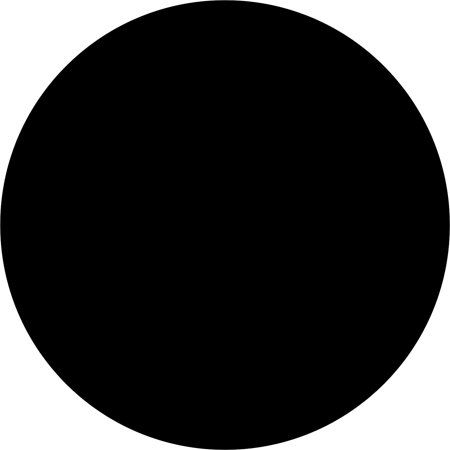
#> input picture imgs/shapes/blob00.jpeg, 450 x 450 px
$ jupyter execute --allow-errors 03-shape-representation.ipynb
#> lines starting #> are read from the running program, lines starting #| are printed output that depends on the picture; after the words box and inside, x2 and y2 are one past the last pixel; in counts of white or black regions, pixels touching at a corner belong together
#> further down, img is the input picture: shape (450, 450, 3); min 0, max 255, mean 55
#> `img = transform.resize(img, (50, 50))`:
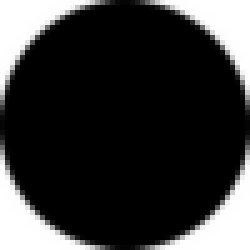
#> img: shape (50, 50) float64 (shown 5 times larger); min 0, max 255, mean 54.9
#> `img = (img<100).astype(np.uint8)`:
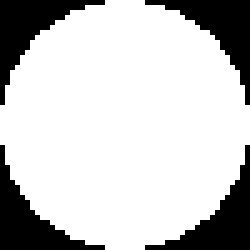
#> img: shape (50, 50) (shown 5 times larger); values 0 (black) and 1 (white), 77.8% white; 4 black regions, box (x1, y1, x2, y2) and area: (0, 0, 21, 21) 139, (29, 0, 50, 21) 139, (0, 29, 21, 50) 139, (29, 29, 50, 50) 139
#> pass 2 of the loop `for name in imgs_name:`:
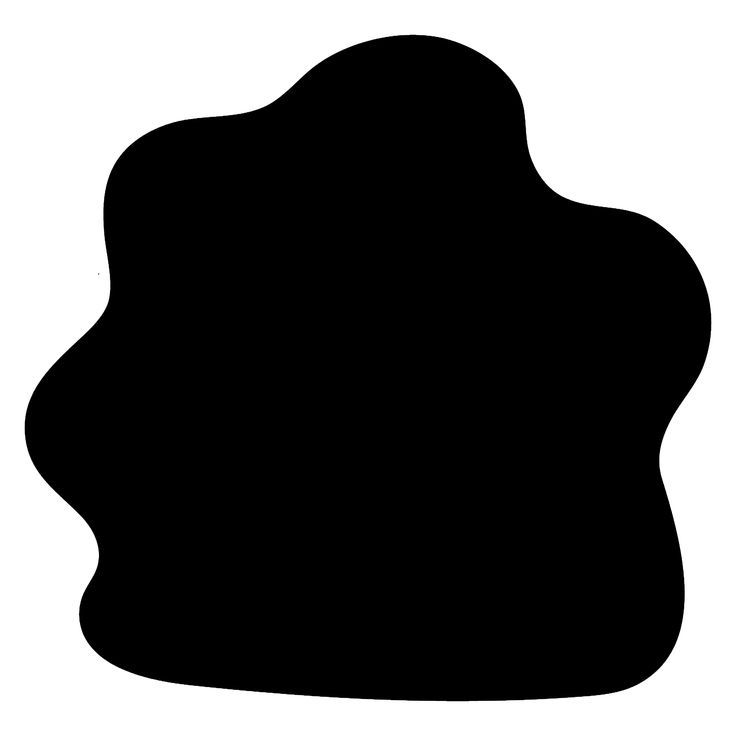
#> input picture imgs/shapes/blob01.jpeg, 736 x 736 px
#> img is the input picture: shape (736, 736, 3); min 0, max 255, mean 92.2
#> `img = transform.resize(img, (50, 50))`:
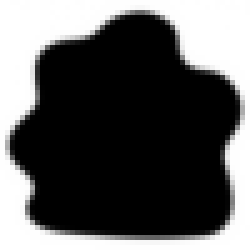
#> img: shape (50, 50) float64 (shown 5 times larger); min 0, max 255, mean 92.2
#> `img = (img<100).astype(np.uint8)`:
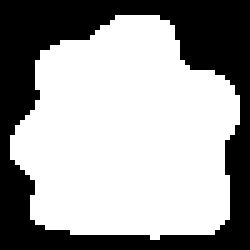
#> img: shape (50, 50) (shown 5 times larger); values 0 (black) and 1 (white), 62.7% white; 1 black region, box (x1, y1, x2, y2) and area: (0, 0, 50, 50) 933
[cell 1]
import math
import numpy as np
import matplotlib.pyplot as plt
from skimage import io
from skimage import transform

import cv2 as cv

[cell 2]
imgs_name = [
  "imgs/shapes/blob00.jpeg",
  "imgs/shapes/blob01.jpeg",
  "imgs/shapes/blob02.jpeg",
  "imgs/shapes/blob03.jpeg",
  "imgs/shapes/blob04.jpeg",
  "imgs/shapes/blob05.jpeg",
  "imgs/shapes/blob06.jpeg",
]

imgs = []

#> (the rest of this cell did not finish here and is left out)

# Global descriptors

* $A \subset \mathbb{R^2}$ a shape
* $\Phi : \mathcal{P}( \mathbb{R^2} ) \to \mathbb{R^p} $ a descriptor that is not changed by some geometric transformations $T$ :
$$\Phi(T.A) = \Phi(A)$$
* The considered transformations are :
  * **Translation** by $t$ : $ \quad T(x) = x + t $
  * **Rotation** of angle $\theta$ ($M_\theta$ the rotation matrix) : $ \quad T(x) = M_\theta . x $
  * **Zoom** of magnitude $s \in \mathbb{R} $ : $ \quad T(x) = s . x $
  * **Affine transformations** $p$ a vector and $M$ an invertible matrix : $ \quad T(x) = M.x + p $

### Basic global descriptors

* **Circumference** $ \quad P(A)$
* **Surface** $ \quad S(A)$
* **Isometric ratio** or **Compactness** with the maximum value 1 for the circle : $ \quad R = \frac{4\pi S(A)}{P(A)^2} $
* **Diameter** $ \quad D(A) = max\{d(x,y) \quad ; \quad x,y \in A\} $
* **Bounding box** with fixed axis or adaptative axis
* **Elongation** : $ \quad E(A) = \frac{width_{bounding-box}}{length_{bounding-box}} $
* **Convex perimeter** is the perimeter of the convex hull of the shape
* **Convexity** $ \quad \frac{Convex-perimeter}{Perimeter} $
* **Symetry** $ \quad Sim(A) = \frac{S(A)}{S(A \cup A')} \quad $ with $ \quad A'=\{ -x : x \in A \} $
* Major/Minor axis
  * The **Major axis** is the longest segment between to boundary points of the shape.
  * The **Minor axis** is the segment *perpendicular* to the major axis between two boundary points of the shape.

[cell 3]
# Extract the shape points
def extract_shape_points(img):
  shape_points = []
  for l in range(img.shape[0]):
    for c in range(img.shape[1]):
      if img[l,c] == 1:
        shape_points.append([l,c])
  return np.array(shape_points)

def get_point_symetry(center, p):
  v = np.array([center[0]-p[0], center[1]-p[1]])
  return center + v

def get_shape_symetry(center, shape_points):
  sym = np.copy(shape_points)
  for i in range(sym.shape[0]):
    sym[i] = get_point_symetry(center, sym[i])
  return sym

# [15 lines left out: functions point_list_contains_point, points_lists_union, not called in this run]

def points_lists_union_(points1, points2):
  im1 = np.zeros((np.max(points1[:,0])+1, np.max(points1[:,1])+1))
  im2 = np.zeros((np.max(points2[:,0])+1, np.max(points2[:,1])+1))
  im = np.zeros((max(im1.shape[0], im2.shape[0]), max(im1.shape[1], im2.shape[1])))
  for p in points1:
    im1[p[0],p[1]] = 1
  for p in points2:
    im2[p[0],p[1]] = 1
  im[0:im1.shape[0], 0:im1.shape[1]] += im1
  im[0:im2.shape[0], 0:im2.shape[1]] += im2
  im = (im==2)*1
  return extract_shape_points(im)

# [6 lines left out: function points_list_intersection, not called in this run]

shapes_points = []
#> shapes_points = []
shapes_boundary = []
shapes_center = []
shapes_bounding_box = []
shapes_convex_hull = []
shapes_symetry_points = []

convex_perimeters = []
convexities = []
areas = []
perimeters = []
compactnesses = []
symetries = []

for i, img in enumerate(imgs):

  # Shape points
  shape_points = extract_shape_points(img)
  shapes_points.append(shape_points)
  print(".", end="")

  # Shape boundary
  shape_boundary = cv.findContours(img, mode=cv.RETR_EXTERNAL, method=cv.CHAIN_APPROX_NONE)
  shape_boundary = shape_boundary[0][0]
  shape_boundary = np.squeeze(shape_boundary, axis=1)
  shape_boundary_ = np.copy(shape_boundary)
  shape_boundary[:,0] = shape_boundary_[:,1]
  shape_boundary[:,1] = shape_boundary_[:,0]
  shapes_boundary.append(shape_boundary)
  print(".", end="")

  # Bounding box
  bounding_box = cv.boxPoints(cv.minAreaRect(shape_points))
  shapes_bounding_box.append(bounding_box)
  print(".", end="")

  # Convex hull
  convex_hull = cv.convexHull(shape_points)
  convex_hull = np.squeeze(convex_hull, axis=1)
  shapes_convex_hull.append(convex_hull)
  print(".", end="")

  # Center of mass
  center = np.mean(shape_points, axis=0)
  shapes_center.append(center)
  print(".", end="")

  # Perimeters
  perimeter = shape_boundary.shape[0]
  perimeters.append(perimeter)
  print(".", end="")

  # Area
  area = shape_points.shape[0]
  areas.append(area)
  print(".", end="")

  # Compactness
  compactness = 4*math.pi*area/(perimeter**2)
  compactnesses.append(compactness)
  print(".", end="")

  # Convex perimeter
  convex_perimeter = cv.arcLength(convex_hull, True)
  convex_perimeters.append(convex_perimeter)
  print(".", end="")

  # Convexity
  convexity = convex_perimeter/perimeter
  convexities.append(convexity)
  print(".", end="")

  # Symetry points
  shape_symetry_points = get_shape_symetry(center, shape_points)
  shapes_symetry_points.append(shape_symetry_points)
  print(".", end="")

  # Symetry
  # shape_to_symetry_intersection = points_list_intersection(shape_symetry_points, shape_points)
  # shape_to_symetry_union_area = area+shape_symetry_points.shape[0]-shape_to_symetry_intersection.shape[0]
  shape_to_symetry_union = points_lists_union_(shape_symetry_points, shape_points)
  shape_to_symetry_union_area = shape_to_symetry_union.shape[0]
  symetry = area/shape_to_symetry_union_area
  symetries.append(symetry)

  print(".")
#> this loop made 6 passes
#> (bounding_box, center, perimeter, area, compactness, convex_perimeter, convexity) on pass 1: ([[49, 49], [-1.5e-15, 49], [0, 0], [49, 0]], [24.5, 24.5], 140, 1944, 1.25, 155.3, 1.11)
#> (printed output is left out)

fig, axis = plt.subplots(1, len(imgs), figsize=(20,4))
for i in range(len(imgs)):
  axis[i].set_title(f"Shape{i}")
  axis[i].fill(shapes_bounding_box[i][:,1], shapes_bounding_box[i][:,0], color='y', linewidth=5)
  axis[i].scatter(shapes_points[i][:,1], shapes_points[i][:,0], color='b', marker="o", linewidth=2)
  axis[i].plot(shapes_boundary[i][:,1], shapes_boundary[i][:,0], color='r', linewidth=5)
  axis[i].scatter([shapes_center[i][1]], [shapes_center[i][0]], color='g', linewidth=10)
#> this loop made 6 passes

fig, axis = plt.subplots(1, len(imgs), figsize=(20,4))
for i in range(len(imgs)):
  axis[i].set_title(f"Convec hull {i}")
  axis[i].fill(shapes_convex_hull[i][:,1], shapes_convex_hull[i][:,0], color='black', linewidth=8)
  axis[i].scatter(shapes_points[i][:,1], shapes_points[i][:,0], color='b', linewidth=0.1, s=0.5, marker="o")
  axis[i].plot(shapes_boundary[i][:,1], shapes_boundary[i][:,0], color='r', linewidth=1)

fig, axis = plt.subplots(1, len(imgs), figsize=(20,4))
for i in range(len(imgs)):
  axis[i].set_title(f"Symetry {i}")
  axis[i].scatter(shapes_symetry_points[i][:,1], shapes_symetry_points[i][:,0], color='b', linewidth=0.1, s=1, marker="o")
  axis[i].plot(shapes_boundary[i][:,1], shapes_boundary[i][:,0], color='r', linewidth=1)
  axis[i].scatter([shapes_center[i][1]], [shapes_center[i][0]], color='g', linewidth=10)

fig, axis = plt.subplots(2, 3, figsize=(20, 10))
img_labels = [f"shape{i}" for i in range(len(imgs))]
axis[0, 0].set_title("Area")
axis[0, 0].bar(img_labels, areas, color='r')

axis[0, 1].set_title("Perimeter")
axis[0, 1].bar(img_labels, perimeters, color='g')

axis[0, 2].set_title("Compactness")
axis[0, 2].bar(img_labels, compactnesses, color='b')

axis[1, 0].set_title("Symetry")
axis[1, 0].bar(img_labels, symetries, color='r')

axis[1, 1].set_title("Convex perimeter")
axis[1, 1].bar(img_labels, convex_perimeters, color='g')

axis[1, 2].set_title("Convexity")
axis[1, 2].bar(img_labels, convexities, color='b')
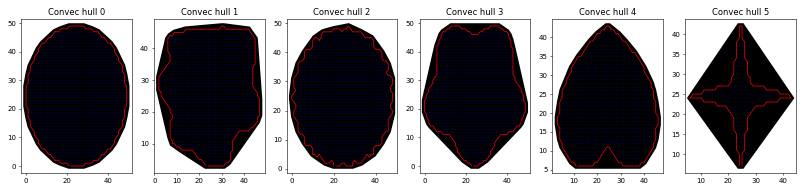
#> figure drawn by matplotlib, 6 panels
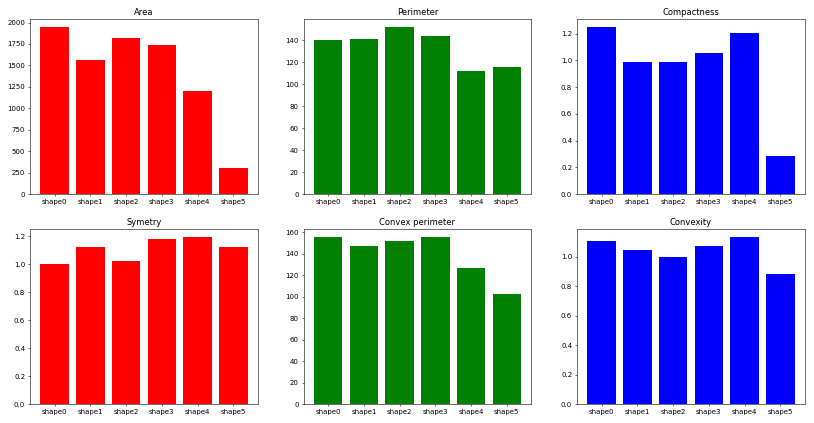
#> figure drawn by matplotlib, 6 panels; panel 1: tallest bar 1944 high, from x = -0.4 to 0.4; panel 2: tallest bar 152 high, from x = 1.6 to 2.4; panel 3: tallest bar 1.25 high, from x = -0.4 to 0.4; panel 4: tallest bar 1.19 high, from x = 3.6 to 4.4

### Moments

##### 1) <u> $(p,q)$-th moment </u>

**NB:** It's invariant to **translation**.

Let $p,q \in \mathbb{N}$. For a shape $A$ of mass center the pixel $(x_c,y_c)$ the **$(p,q)$-th moment** is defined as :

$$\boxed {
  m_{p,q} = \int_A (x-x_c)^p (y-y_c)^q dxdy
}$$

##### 2) <u> The normalized moment </u>

**NB:** It's invariant to **translation** and **zoom**.

$$\boxed {
  n_{p,q} = \frac{m_{p,q}}{m_{0,0}^{\alpha}}
  \quad with \quad \alpha = \frac{1}{2} (p+q) + 1
}$$

##### 3) <u> Invariant moments </u>

**NB:** Invariant to **translation**, **zoom** and **rotations**.

$$\begin{align*}
& \boxed{
  \phi_1 = n_{2,0} + n_{0,2}
} \\

& \boxed{
  \phi_2 = (n_{2,0} - n_{0,2})^2 + 4 n_{1,1}^2
} \\

& \boxed{
  \phi_3 = (n_{3,0} - 3 n_{1,2})^2 + (3 n_{2,1} - n_{0,3})^2
} \\

& \boxed{
  \phi_4 = (n_{3,0} + n_{1,2})^2 + (n_{2,1} + n_{0,3})^2
}
\end{align*}$$

##### 4) <u> Inertia matrix </u>

$$\boxed{
  \Sigma =
  \begin{bmatrix}
    m_{2,0} & m_{1,1} \\
    m_{1,1} & m_{0,2}
  \end{bmatrix}
}$$

Let $\alpha_1$ > $\alpha_2$ be the eigen values of $\Sigma$.

**The elongation** is : $ \boxed{ e = \frac{\alpha_2}{\alpha_1} } \quad $ is invariant to rotations.

**The compacity** is : $ \boxed{ k = \frac{1}{4 \pi \sqrt{\alpha_1 \alpha_2}} } \quad $ is invariant to affine transformations.

[cell 4]
shapes_inertia_matrix = []
shapes_elongation = []
shapes_compacity = []
shapes_phi1 = []
shapes_phi2 = []

def compute_moment(points, boundary, p, q):
  x_ = np.mean(points[:,0])
  y_ = np.mean(points[:,1])
  return np.sum( ((points[:,0]-x_)**p) * ((points[:,1]-y_)**q) )

def updateDescriptors(shapes_points, shapes_boundary):
  global shapes_inertia_matrix
  global shapes_elongation
  global shapes_compacity
  global shapes_phi1
  global shapes_phi2
  for i in range(len(shapes_points)):
    # [7 lines of commented-out code are left out]

    mu20 = compute_moment(shapes_points[i], shapes_boundary[i], 2, 0)
    mu11 = compute_moment(shapes_points[i], shapes_boundary[i], 1, 1)
    mu02 = compute_moment(shapes_points[i], shapes_boundary[i], 0, 2)
    mu00 = compute_moment(shapes_points[i], shapes_boundary[i], 0, 0)

    nu20 = compute_moment(
      shapes_points[i], shapes_boundary[i], 2, 0
      ) / (mu00**2)
    nu02 = compute_moment(
      shapes_points[i], shapes_boundary[i], 0, 2
      ) / (mu00**2)
    nu11 = compute_moment(
      shapes_points[i], shapes_boundary[i], 1, 1
      ) / (mu00**2)

    inertia_matrix = np.array([
      [mu20, mu11],
      [mu11, mu02]
    ])
    shapes_inertia_matrix.append(inertia_matrix)

    eigenval, eigenvec = np.linalg.eig(inertia_matrix)
    alpha1 = eigenval[1]
    alpha2 = eigenval[0]
    if eigenval[0]>eigenval[1]:
      alpha1 = eigenval[0]
      alpha2 = eigenval[1]

    elongation = alpha2/alpha1
    compacity = 1.0/(4*math.pi*math.sqrt(alpha2*alpha1))
    shapes_elongation.append(elongation)
    shapes_compacity.append(compacity)

    phi1 = nu20 + nu02
    phi2 = (nu20 - nu02)**2 + 4*nu11**2
    shapes_phi1.append(phi1)
    shapes_phi2.append(phi2)

def clear_descriptors():
  global shapes_inertia_matrix
  global shapes_elongation
  global shapes_compacity
  global shapes_phi1
  global shapes_phi2
  shapes_inertia_matrix = []
  shapes_elongation = []
  shapes_compacity = []
  shapes_phi1 = []
  shapes_phi2 = []

def applyRotationToPoints(center, angleRad, points):
  rotMat = np.array([
    [math.cos(angleRad), math.sin(angleRad)],
    [-math.sin(angleRad), math.cos(angleRad)]
  ])
  res = np.zeros(points.shape)
  for i in range(points.shape[0]):
    res[i] = np.matmul(rotMat, (points[i]-center))
    res[i] = res[i] + center
  return res

def applyScalingToPoints(center, scale, points):
  scaleMat = np.array([
    [scale, 0],
    [0, scale]
  ])
  res = np.zeros(points.shape)
  for i in range(points.shape[0]):
    res[i] = np.matmul(scaleMat, (points[i]-center))
    res[i] = res[i] + center
  return res

def applyTranslationToPoints(vect, points):
  res = np.zeros(points.shape)
  for i in range(points.shape[0]):
    res[i] = points[i] + vect
  return res

def displayResults(shapes_points, shapes_boundary, title):
#> called with title = 'Original'
  fig, axis = plt.subplots(1, len(shapes_boundary), figsize=(18,3))
  for i in range(len(imgs)):
    axis[i].set_title(f"{title} {i}")
    axis[i].plot(shapes_boundary[i][:,1], shapes_boundary[i][:,0], color='r', linewidth=1)
    axis[i].scatter(shapes_points[i][:,1], shapes_points[i][:,0], color='b', linewidth=0.1, s=0.01, marker="o")
    axis[i].scatter([shapes_center[i][1]], [shapes_center[i][0]], color='g', linewidth=5)

  fig, axis = plt.subplots(1, 4, figsize=(18, 4))
  img_labels = [f"shape{i}" for i in range(len(shapes_boundary))]
  axis[0].set_title(f"({title}) Elongation")
  axis[0].bar(img_labels, shapes_elongation, color='r')

  axis[1].set_title(f"({title}) Compacity")
  axis[1].bar(img_labels, shapes_compacity, color='g')

  axis[2].set_title(f"({title}) Phi1")
  axis[2].bar(img_labels, shapes_phi1, color='b')

  axis[3].set_title(f"({title}) Phi2")
  axis[3].bar(img_labels, shapes_phi2, color='y')

# Update descriptors
updateDescriptors(shapes_points, shapes_boundary)
displayResults(shapes_points, shapes_boundary, "Original")

clear_descriptors()
# Translate
trans_shapes_boundary = []
trans_shapes_points = []
vect = np.array([25, 0])
for i in range(len(shapes_boundary)):
  trans_boundary = applyTranslationToPoints(vect, shapes_boundary[i])
  trans_shapes_boundary.append(trans_boundary)
  trans_points = applyTranslationToPoints(vect, shapes_points[i])
  trans_shapes_points.append(trans_points)
# Update descriptors
updateDescriptors(trans_shapes_points, trans_shapes_boundary)
#> the loop in updateDescriptors (call 2), `for i in range(len(shapes_points)): # moments = cv.moments(shapes_boun..` made 6 passes
displayResults(trans_shapes_points, trans_shapes_boundary, f"translation {vect[0], vect[1]}")
#> the loop in displayResults (call 2), `for i in range(len(imgs)):` made 6 passes

clear_descriptors()
# Rotate
rot_shapes_boundary = []
rot_shapes_points = []
angle = math.pi/2
for i in range(len(shapes_boundary)):
  rot_boundary = applyRotationToPoints(shapes_center[i], angle, shapes_boundary[i])
  rot_shapes_boundary.append(rot_boundary)
  rot_points = applyRotationToPoints(shapes_center[i], angle, shapes_points[i])
  rot_shapes_points.append(rot_points)
# Update descriptors
updateDescriptors(rot_shapes_points, rot_shapes_boundary)
displayResults(rot_shapes_points, rot_shapes_boundary, f"rotation {(angle/math.pi)}PI")

clear_descriptors()
# Zoom
zoom_shapes_boundary = []
zoom_shapes_points = []
zoom = 2.5
for i in range(len(shapes_boundary)):
  zoom_boundary = applyScalingToPoints(shapes_center[i], zoom, shapes_boundary[i])
  zoom_shapes_boundary.append(zoom_boundary)
  zoom_points = applyScalingToPoints(shapes_center[i], zoom, shapes_points[i])
  zoom_shapes_points.append(zoom_points)
# Update descriptors
updateDescriptors(zoom_shapes_points, zoom_shapes_boundary)
displayResults(zoom_shapes_points, zoom_shapes_boundary, f"zoom ({zoom})")
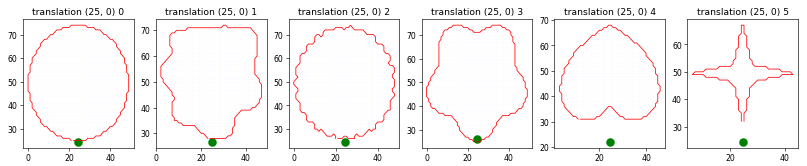
#> figure drawn by matplotlib, 6 panels
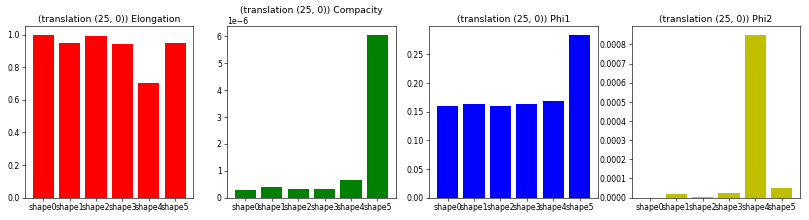
#> figure drawn by matplotlib, 4 panels; panel 1: tallest bar 1 high, from x = -0.4 to 0.4; panel 2: tallest bar 6.06e-06 high, from x = 4.6 to 5.4; panel 3: tallest bar 0.284 high, from x = 4.6 to 5.4; panel 4: tallest bar 0.000852 high, from x = 3.6 to 4.4
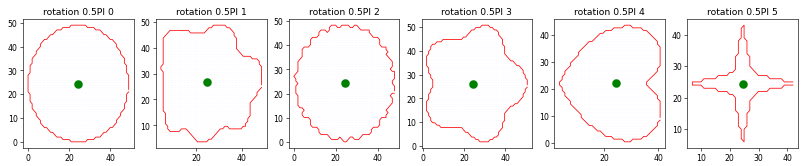
#> figure drawn by matplotlib, 6 panels
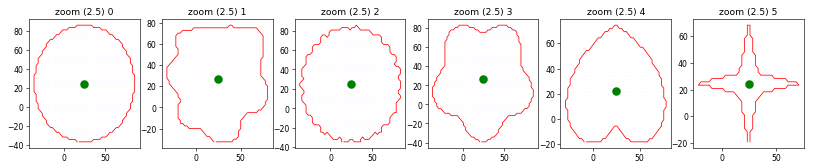
#> figure drawn by matplotlib, 6 panels
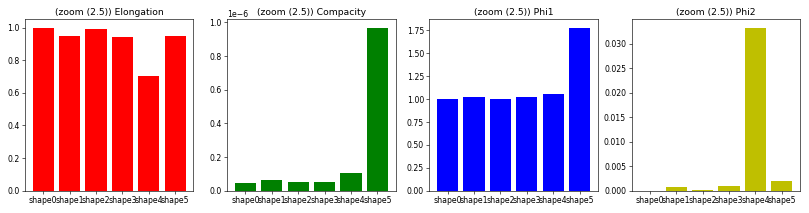
#> figure drawn by matplotlib, 4 panels; panel 1: tallest bar 1 high, from x = -0.4 to 0.4; panel 2: tallest bar 9.69e-07 high, from x = 4.6 to 5.4; panel 3: tallest bar 1.78 high, from x = 4.6 to 5.4; panel 4: tallest bar 0.0333 high, from x = 3.6 to 4.4

### Fourier descriptors

The shape is represented by its boundary points $ \quad {Z_0, ..., Z_{N-1}} \quad $ and each $ \quad Z_k = x_k + iy_k \quad $.

The Discrete Fourier transform of the shape is :

$$\boxed{
  \begin{align*}
    & \hat{Z_k} = \frac{1}{N} \sum_{i=0}^{N-1} Z_i e^{\frac{-2i\pi kv}{N}} \\
    & for \quad k \in \{ -\frac{N}{2}+1, ... , \frac{N}{2} \}
  \end{align*}
}$$

The descriptor is (or a subset of) : $\quad ( \hat{Z_k}_{-\frac{N}{2}+1}, ... , \hat{Z_k}_{\frac{N}{2}})$

* $\hat{Z_0} \quad $ is the barycenter of the shape.
* for $ \quad k \neq 0 $, $ \quad \hat{Z_k} \quad $ is invariant by translation.
* $ \quad |\hat{Z_k}| \quad$ is invariant by rotation.
* $ \quad \hat{Z_k} / |\hat{Z_1}| \quad$ is invariant by zoom.

[cell 5]
shapes_fft = []

def updateDescriptors(shapes_points, shapes_boundary):
  for i in range(len(shapes_boundary)):
    complex_boundary = np.array([ p[1] + p[0]*1j for p in shapes_boundary[i] ])
    fft = np.fft.fft(complex_boundary)
    shapes_fft.append(fft)

def displayResults(shapes_points, shapes_boundary, title):
#> called with title = 'Original'
  fig, axis = plt.subplots(1, len(shapes_boundary), figsize=(18,3))
  for i in range(len(imgs)):
    axis[i].set_title(f"{title} {i}")
    axis[i].plot(shapes_boundary[i][:,1], shapes_boundary[i][:,0], color='r', linewidth=1)
    axis[i].scatter(shapes_points[i][:,1], shapes_points[i][:,0], color='b', linewidth=0.1, s=0.01, marker="o")
    axis[i].scatter([shapes_center[i][1]], [shapes_center[i][0]], color='g', linewidth=5)

  fig, axis = plt.subplots(1, len(shapes_boundary), figsize=(20,4))
  for i in range(len(imgs)):
    N = len(shapes_boundary[i])
    zero = int(N/2)
    n = min(N, 3)
    indices_around_zero = [i+zero for i in range(-n, n, 1)]
    indices_around_zero_i = [i for i in range(-n, n, 1)]
    indices_around_zero_i_n = [f"Z{i}" for i in range(-n, n, 1)]

    print(shapes_fft[i][indices_around_zero])

    axis[i].set_title(f"Zk {title} {i}")
    axis[i].plot(
      np.real(shapes_fft[i])[indices_around_zero],
      np.imag(shapes_fft[i])[indices_around_zero],)
    for l, z in enumerate(indices_around_zero_i_n):
      axis[i].text(
        np.real(shapes_fft[i][indices_around_zero[l]]),
        np.imag(shapes_fft[i][indices_around_zero[l]]),
        z, fontweight='bold', fontsize='large')

# Update descriptors
updateDescriptors(shapes_points, shapes_boundary)
displayResults(shapes_points, shapes_boundary, "Original")

print("Translation")
clear_descriptors()
updateDescriptors(trans_shapes_points, trans_shapes_boundary)
#> the loop in updateDescriptors (call 2), `for i in range(len(shapes_boundary)):` made 6 passes
displayResults(trans_shapes_points, trans_shapes_boundary, f"translation {vect[0], vect[1]}")

print("Rotation")
clear_descriptors()
updateDescriptors(rot_shapes_points, rot_shapes_boundary)
displayResults(rot_shapes_points, rot_shapes_boundary, f"rotation {(angle/math.pi)}PI")

print("Zoom")
clear_descriptors()
updateDescriptors(zoom_shapes_points, zoom_shapes_boundary)
displayResults(zoom_shapes_points, zoom_shapes_boundary, f"zoom ({zoom})")
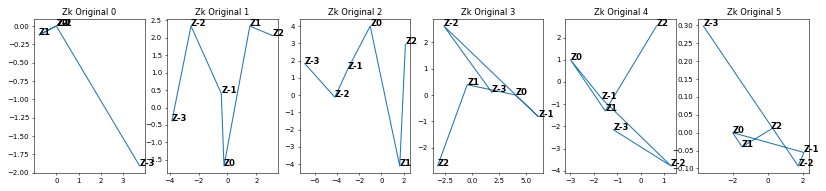
#> figure drawn by matplotlib, 6 panels
